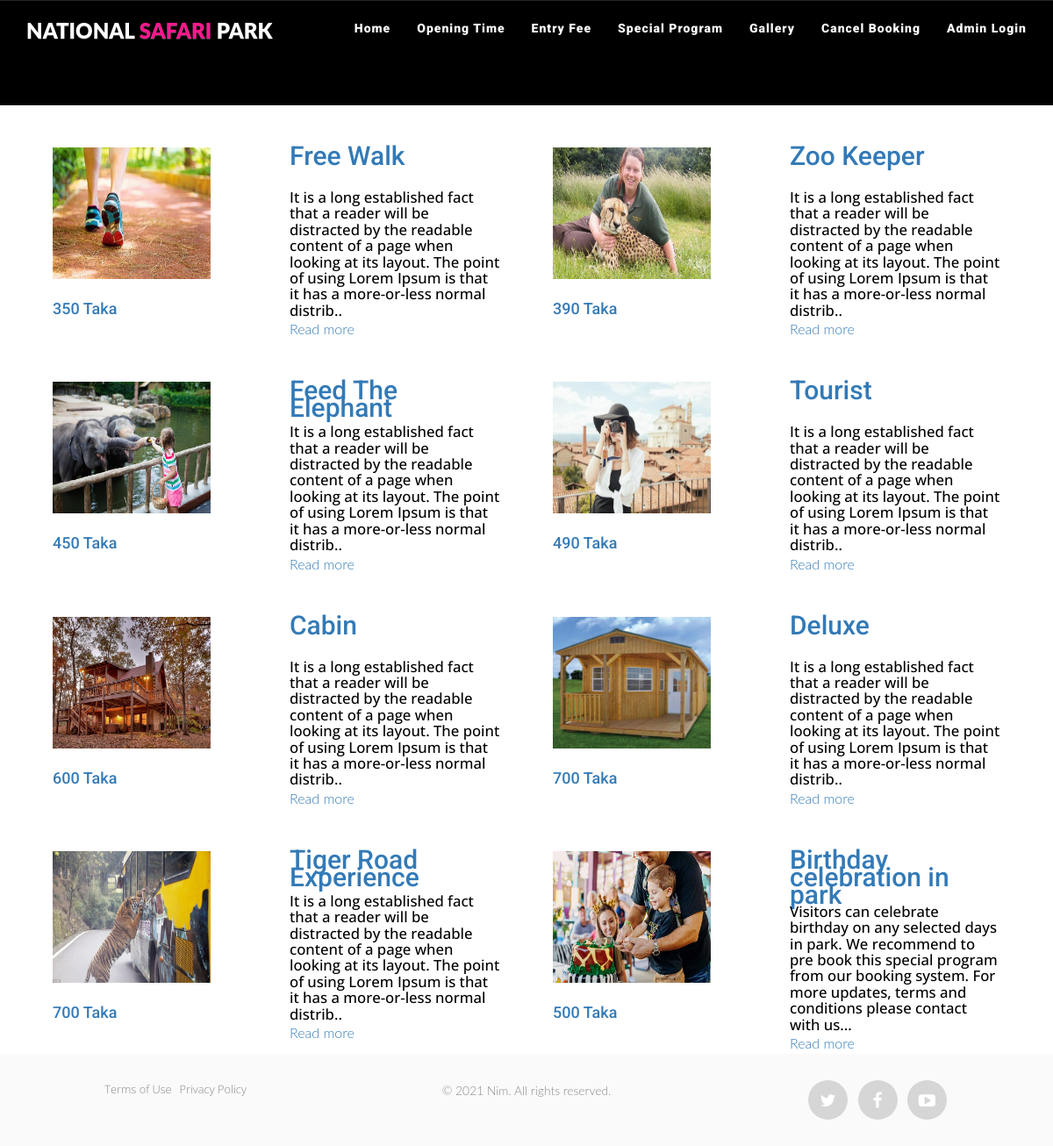
Page /specialProgram.php on the committed database.
### tables this page shows
CREATE TABLE `special_program` (
  `program_id` int(11) NOT NULL AUTO_INCREMENT,
  `program_name` varchar(50) NOT NULL,
  `program_image` varchar(1000) DEFAULT '',
  `program_price` double NOT NULL,
  `program_slot` int(10) NOT NULL,
  `program_details` varchar(1000) DEFAULT '',
  PRIMARY KEY (`program_id`)
);

### specialProgram.php (the view, shortened to what this page needs)
<?php
include_once('database/easyConnection.php');
?>
<!DOCTYPE html>
<head>
<link rel="stylesheet" type="text/css" href="library/font-awesome-4.3.0/css/font-awesome.min.css">
<link rel="stylesheet" type="text/css" href="css/animate.css">
<link rel="stylesheet" type="text/css" href="css/owl.carousel.css">
<link rel="stylesheet" type="text/css" href="css/owl.theme.css">
<link rel="stylesheet" type="text/css" href="css/magnific-popup.css">
<link rel="stylesheet" type="text/css" href="library/bootstrap/css/bootstrap-theme.min.css">
<link rel="stylesheet" type="text/css" href="library/bootstrap/css/bootstrap.css">
<link rel="stylesheet" type="text/css" href="css/style.css">
<link rel="stylesheet" type="text/css" href="css/responsive.css">
<link rel="stylesheet" type="text/css" href="css/color/rose.css">
</head>
<body >
<div class="wrapper">
<?php
include_once('includes/navbar.php');
?>
<br>
<br>
<br>
<br>
<br>
<section class="services white-background black" id="seven">
<div class="container-fluid">
<div class="container">
<?php
    $latest_query = "SELECT * FROM `special_program` ORDER BY `program_id` ASC";
    $result = mysqli_query($con,$latest_query);
?>
    <?php
    while ($latest_program = mysqli_fetch_array($result))
        { ?>
<div class="list-view list-view1">
    <div class="col-sm-6 col-md-6 col-xs-6">
            <div class="col-sm-6 col-md-6 col-xs-12 image-container">
            <br>
            <br>
            <img alt="" class="" width="180 px" height="150 px" src="admin/program_image/<?php echo $latest_program['program_image']; ?>">
                <br>
                <br>
                <h4><a href="programDetails.php?program_id=<?php echo $latest_program['program_id'] ?>" class="blog-desc"> <?php echo $latest_program['program_price']; ?> Taka</a></h4>
            </div>
            <br>
            <br>
            <div class="col-sm-6 col-md-6">
                <h2><a href="programDetails.php?program_id=<?php echo $latest_program['program_id'] ?>" class="blog-desc"> <?php echo $latest_program['program_name']; ?></a></h2>
            </div>
            <br>
            <br>
            <div class="col-sm-6 col-md-6">
                <h4><p><?php echo substr($latest_program['program_details'],0,200); ?>..</p></h4>
                <a href="programDetails.php?program_id=<?php echo $latest_program['program_id'] ?>">Read more</a>
            </div>
    </div>
</div>
    <?php } ?>
</div>
</div>
</div>
<?php
include_once('includes/footer.php');
?>
</body>
</html>

### includes/navbar.php (shortened to what this page needs)
<nav  class=" nim-menu navbar navbar-default navbar-fixed-top">
  <div class="container">
  <div class="navbar-header">
  <a class="navbar-brand" href="index.php">National <span class="themecolor">Safari </span>Park</a>
  </div>
  <div class="collapse navbar-collapse" id="bs-example-navbar-collapse-1">
  <ul class="nav navbar-nav navbar-right">
  <li><a href="index.php" class="page-scroll"><h3>Home</h3></a></li>
  <li><a href="openingTime.php" class="page-scroll"><h3>Opening Time</h3></a></li>
  <li><a href="entryFee.php" class="page-scroll"><h3>Entry Fee</h3></a></li>
  <li><a href="specialProgram.php" class="page-scroll"><h3>Special Program</h3></a></li>
  <li><a href="gallery.php" class="page-scroll"><h3>Gallery</h3></a></li>
  <li><a href="cancelBooking.php" class="page-scroll"><h3>Cancel Booking</h3></a></li>
  <li><a href="admin/" class="page-scroll"><h3>Admin Login</h3></a></li>
  </ul>
  </div>
  </div>
  </nav>

### includes/footer.php
<footer class="site-footer section-spacing text-center " id="eight">
<div class="container">
<div class="row">
<div class="col-md-4">
<p class="footer-links"><a href="#">Terms of Use</a> <a href="#">Privacy Policy</a></p>
</div>
<div class="col-md-4"> <small>&copy; 2021 Nim. All rights reserved.</small></div>
<div class="col-md-4">
<ul class="social">
<li><a href="https://twitter.com/" target="_blank"><i class="fa fa-twitter "></i></a></li>
<li><a href="https://www.facebook.com/" target="_blank"><i class="fa fa-facebook"></i></a></li>
<li><a href="https://www.youtube.com/" target="_blank"><i class="fa fa-youtube-play"></i></a></li>
</ul>
</div>
</div>
</div>
</footer>

### css/style.css (style rules this page uses)
* { padding: 0; margin: 0; vertical-align: baseline; }
body,div,dl,dt,dd,ul,ol,li,h1,h2,h3,h4,h5,h6,pre,form,fieldset,p,blockquote,hr,th,td { margin:0; padding:0; }
body { color: #fff; font: normal 16px "Roboto", "Helvetica Neue", Helvetica, Arial, sans-serif; font-weight: 300; background-color: #000; overflow-x: hidden; line-height: 1.5; font-family: 'Lato', sans-serif; text-rendering: optimizeLegibility !important; -webkit-font-smoothing: antialiased !important; }
h2 { line-height: 20px; margin: 0; }
h3 { font-size: 1.2em; font-weight: 900; }
p { font-family: 'Open Sans', sans-serif; font-size:0.93em; }
a { text-decoration: none !important; transition:all 0.3s linear; -webkit-transition:all 0.3s linear; -moz-transition:all 0.3s linear; -ms-transition:all 0.3s linear; -o-transition:all 0.3s linear; }
ul { list-style: none; margin:0; padding:0; }
.wrapper { width:100%; height:100%; position:relative; }
h1, h2, h3, h4, h5, h6, .h1, .h2, .h3, .h4, .h5, .h6 { font-family: 'Roboto', sans-serif; margin: 0; }
.nim-menu { padding: 10px; transition: all 0.8s; background:#000; border-bottom:none; transition:all 0.4s ease-in; -webkit-transition:all 0.4s ease-in; -moz-transition:all 0.4s ease-in; -ms-transition:all 0.4s ease-in; }
.nim-menu a.navbar-brand { text-transform: uppercase; font-size: 1.5em; font-weight: 900; color:#fff; }
.nim-menu.navbar-default .navbar-nav > li > a { color: #fafafa; letter-spacing: 1px; font-size:.73em; text-shadow:1px 0px rgba(0,0,0,0.5); }
.site-footer { background:#fafafa; font-size:0.93em; }
.site-footer >.container { padding:30px 0px; }
.site-footer small { display: inline-block; }
.footer-links,.site-footer small { margin: 0 0 .75em; }
.site-footer small,.footer-links a { color: #8A8A8A; font-weight: 300; font-size:0.93em; }
.footer-links a:first-child { padding-right: .4em; }
.social li { display: inline-block; padding-right: .5em; text-align: center; }
.social li:last-child { padding-right: 0; }
.social li a { display: block; width: 45px; height: 45px; line-height: 45px; color: #fff; border-radius: 50%; position: relative; transition: all .8s ease; font-size: 1.3em; background: #D6D6D6; }

### css/color/rose.css (style rules this page uses)
.themecolor { color:#f8198d; }
.black { color:#000; }
.white-background { background-color:#fff; }

### rows in the picture
special_program: program_image (picture), program_price "350", program_name "Free Walk", program_details "It is a long established fact that a reader will be distracted by the readable content of a page when looking at its layout. The point of using Lorem Ipsum is that it has a more-or-less normal distrib"
special_program: program_image (picture), program_price "390", program_name "Zoo Keeper", program_details "It is a long established fact that a reader will be distracted by the readable content of a page when looking at its layout. The point of using Lorem Ipsum is that it has a more-or-less normal distrib"
special_program: program_image (picture), program_price "450", program_name "Feed The Elephant", program_details "It is a long established fact that a reader will be distracted by the readable content of a page when looking at its layout. The point of using Lorem Ipsum is that it has a more-or-less normal distrib"
special_program: program_image (picture), program_price "490", program_name "Tourist", program_details "It is a long established fact that a reader will be distracted by the readable content of a page when looking at its layout. The point of using Lorem Ipsum is that it has a more-or-less normal distrib"
special_program: program_image (picture), program_price "600", program_name "Cabin", program_details "It is a long established fact that a reader will be distracted by the readable content of a page when looking at its layout. The point of using Lorem Ipsum is that it has a more-or-less normal distrib"
special_program: program_image (picture), program_price "700", program_name "Deluxe", program_details "It is a long established fact that a reader will be distracted by the readable content of a page when looking at its layout. The point of using Lorem Ipsum is that it has a more-or-less normal distrib"
special_program: program_image (picture), program_price "700", program_name "Tiger Road Experience", program_details "It is a long established fact that a reader will be distracted by the readable content of a page when looking at its layout. The point of using Lorem Ipsum is that it has a more-or-less normal distrib"
special_program: program_image (picture), program_price "500", program_name "Birthday celebration in park", program_details "Visitors can celebrate birthday on any selected days in park. We recommend to pre book this special program from our booking system. For more updates, terms and conditions please contact with us."
